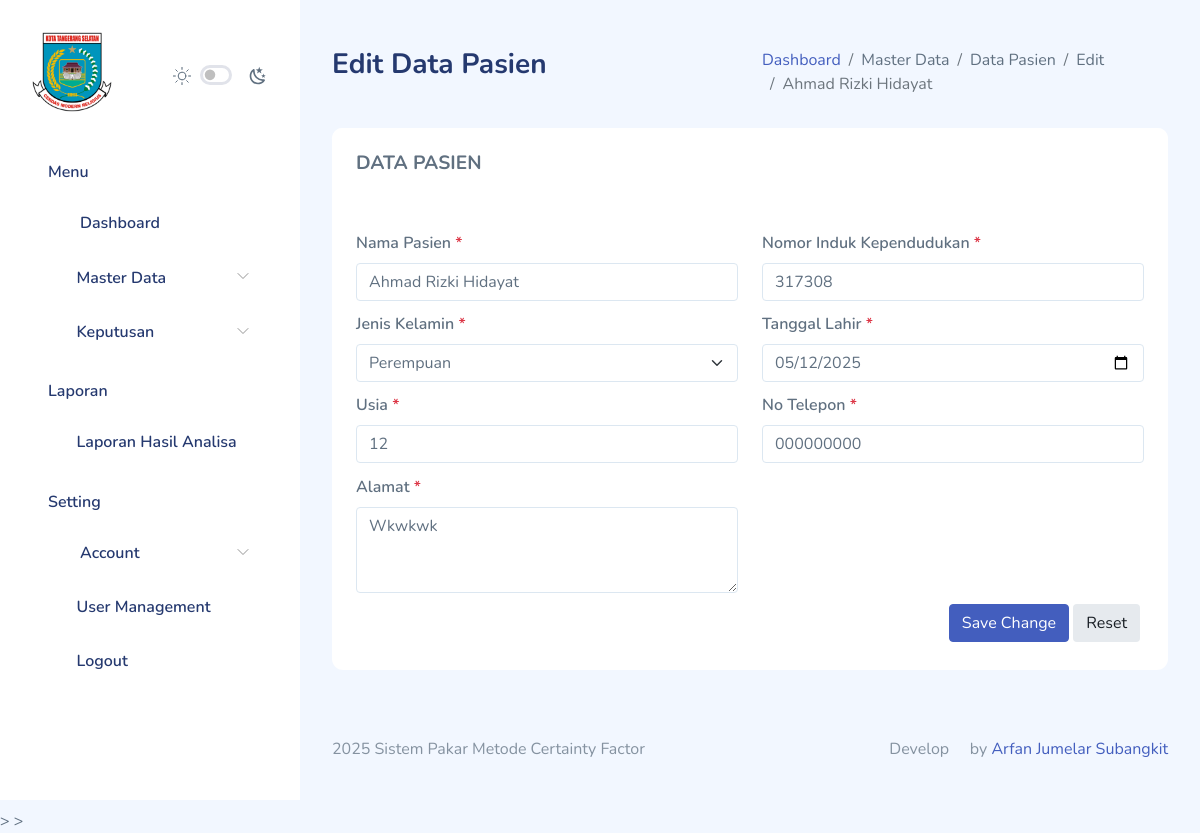
Screenshot of /data_pasien/edit_pasien.php?id_pasien=5 (signed in) with the database file from the repository.
### tables this page shows
CREATE TABLE `pasien` (
  `id_pasien` int(11) NOT NULL,
  `user_id` int(11) NOT NULL,
  `nama_pasien` varchar(100) NOT NULL,
  `nik` varchar(30) NOT NULL,
  `jenis_kelamin` enum('Laki-laki','Perempuan') NOT NULL,
  `tanggal_lahir` date NOT NULL,
  `usia` int(11) DEFAULT NULL,
  `alamat` varchar(250) NOT NULL,
  `no_hp` varchar(15) DEFAULT NULL,
  `created_at` timestamp NOT NULL DEFAULT current_timestamp(),
  `updated_at` timestamp NULL DEFAULT NULL
);

### functions.php (called while the page is built, shortened)
<?php
$db = mysqli_connect("localhost", "root", "", "dev-arfan");
function query($query)
{
    global $db;
    $result = mysqli_query($db, $query);
    $rows = [];
    if ($result) {
        if (mysqli_num_rows($result) > 0) {
            while ($row = mysqli_fetch_assoc($result)) {
                $rows[] = $row;
            }
        }
    } else {
        echo "Error: " . mysqli_error($db);
    }
    return $rows;
}

### data_pasien/edit_pasien.php (the view, shortened to what this page needs)
<?php
include_once("../auth_check.php");
$user_id = $_SESSION['id'];
$role = $_SESSION['role'];
if (isset($_GET["id_pasien"]) && is_numeric($_GET["id_pasien"])) {
    $id_pasien = $_GET["id_pasien"];
} else {
    header("HTTP/1.1 404 Not Found");
    include("../error/error-404.html");
    exit;
}
if ($role == 'Admin') {
    $pasien = query("SELECT * FROM pasien WHERE id_pasien = $id_pasien");
} else {
    $pasien = query("SELECT * FROM pasien WHERE id_pasien = $id_pasien AND user_id = $user_id");
}
$pasien = $pasien[0];
?>
<!DOCTYPE html>
<html lang="en">
<head>
    <link rel="stylesheet" href="../assets/extensions/sweetalert2/sweetalert2.min.css">
    <link rel="stylesheet" href="../assets/compiled/css/app.css">
    <link rel="stylesheet" href="../assets/compiled/css/app-dark.css">
    <link rel="stylesheet" href="../assets/compiled/css/iconly.css">
    <link rel="stylesheet" href="../assets/extensions/@fortawesome/fontawesome-free/css/all.min.css">
</head>
<body>
    <div id="app">
        <?php require_once '../partials/sidebar.php'; ?>
        <div id="main">
            <div class="page-heading">
                <div class="page-title mb-3">
                    <div class="row">
                        <div class="col-12 col-md-6 order-md-1 order-last">
                            <h3>Edit Data Pasien</h3>
                        </div>
                        <div class="col-12 col-md-6 order-md-2 order-first">
                            <nav
                                aria-label="breadcrumb"
                                class="breadcrumb-header float-start float-lg-end">
                                <ol class="breadcrumb">
                                    <li class="breadcrumb-item"><a href="../home/">Dashboard</a></li>
                                    <li class="breadcrumb-item" aria-current="page">
                                        Master Data
                                    </li>
                                    <li class="breadcrumb-item" aria-current="page">Data Pasien</li>
                                    <li class="breadcrumb-item" aria-current="page">Edit</li>
                                    <li class="breadcrumb-item active" aria-current="page"><?= $pasien["nama_pasien"]; ?></li>
                                </ol>
                            </nav>
                        </div>
                    </div>
                </div>
                <section id="multiple-column-form">
                    <div class="row match-height">
                        <div class="col-12">
                            <div class="card">
                                <div class="card-header">
                                    <h4 class="card-title">DATA PASIEN</h4>
                                </div>
                                <div class="card-content">
                                    <div class="card-body">
                                        <form method="POST" action="" enctype="multipart/form-data" class="form" data-parsley-validate id="myForm">
                                            <div class="row">
                                                <div class="col-md-6 col-12">
                                                    <div class="form-group mandatory">
                                                        <label for="nama_pasien" class="form-label">Nama Pasien</label>
                                                        <input
                                                            type="text"
                                                            id="nama_pasien"
                                                            class="form-control"
                                                            placeholder="nama_pasien"
                                                            name="nama_pasien"
                                                            value="<?= $pasien["nama_pasien"]; ?>"
                                                            data-parsley-required="true" />
                                                    </div>
                                                </div>
                                                <div class="col-md-6 col-12">
                                                    <div class="form-group mandatory">
                                                        <label for="nik" class="form-label">Nomor Induk Kependudukan</label>
                                                        <input
                                                            type="number"
                                                            id="nik"
                                                            class="form-control"
                                                            placeholder="NIK"
                                                            name="nik"
                                                            value="<?= $pasien["nik"]; ?>"
                                                            data-parsley-required="true" />
                                                    </div>
                                                </div>
                                                <div class="col-md-6 col-12">
                                                    <fieldset class="form-group mandatory">
                                                        <label for="jenis_kelamin" class="form-label">Jenis Kelamin</label>
                                                        <select class="form-select" id="jenis_kelamin" name="jenis_kelamin" required>
                                                            <option value="Perempuan" <?= ($pasien["jenis_kelamin"] == "Perempuan") ? "selected" : "" ?>>Perempuan</option>
                                                        </select>
                                                    </fieldset>
                                                </div>
                                                <div class="col-md-6 col-12">
                                                    <div class="form-group mandatory">
                                                        <label for="tanggal_lahir" class="form-label">Tanggal Lahir</label>
                                                        <input
                                                            type="date"
                                                            id="tanggal_lahir"
                                                            class="form-control"
                                                            name="tanggal_lahir"
                                                            value="<?= $pasien["tanggal_lahir"]; ?>"
                                                            placeholder="Tanggal Lahir"
                                                            data-parsley-required="true" />
                                                    </div>
                                                </div>
                                                <div class="col-md-6 col-12">
                                                    <div class="form-group mandatory">
                                                        <label for="usia" class="form-label">Usia</label>
                                                        <input
                                                            type="number"
                                                            id="usia"
                                                            class="form-control"
                                                            name="usia"
                                                            placeholder="Usia"
                                                            value="<?= $pasien["usia"]; ?>"
                                                            data-parsley-required="true" />
                                                    </div>
                                                </div>
                                                <div class="col-md-6 col-12">
                                                    <div class="form-group mandatory">
                                                        <label for="no_hp" class="form-label">No Telepon</label>
                                                        <input
                                                            type="text"
                                                            id="no_hp"
                                                            class="form-control"
                                                            name="no_hp"
                                                            placeholder="No Telepon"
                                                            value="<?= $pasien["no_hp"]; ?>" />
                                                    </div>
                                                </div>
                                                <div class="col-md-6 col-12">
                                                    <div class="form-group mandatory">
                                                        <label for="alamat" class="form-label">Alamat</label>
                                                        <textarea class="form-control" id="alamat" name="alamat" rows="3" required><?= $pasien["alamat"]; ?></textarea>
                                                    </div>
                                                </div>
                                            </div>
                                            <div class="row">
                                                <div class="col-12 d-flex justify-content-end">
                                                    <button type="submit" class="btn btn-primary me-1 mb-1">
                                                        Save Change
                                                    </button>
                                                    <button
                                                        type="reset"
                                                        class="btn btn-light-secondary me-1 mb-1">
                                                        Reset
                                                    </button>
                                                </div>
                                            </div>
                                        </form>
                                    </div>
                                </div>
                            </div>
                        </div>
                    </div>
                </section>
            </div>
            <?php require_once '../partials/footer.php'; ?>
        </div>
    </div>
    <script src="../assets/extensions/sweetalert2/sweetalert2.min.js"></script>>
    <script src="../assets/static/js/pages/sweetalert2.js"></script>>
</body>
</html>

### rows the page displays
pasien: nama_pasien "Ahmad Rizki Hidayat", nik "317308", jenis_kelamin "Perempuan", tanggal_lahir "05/12/2025", usia "12", no_hp "000000000", alamat "Wkwkwk"
